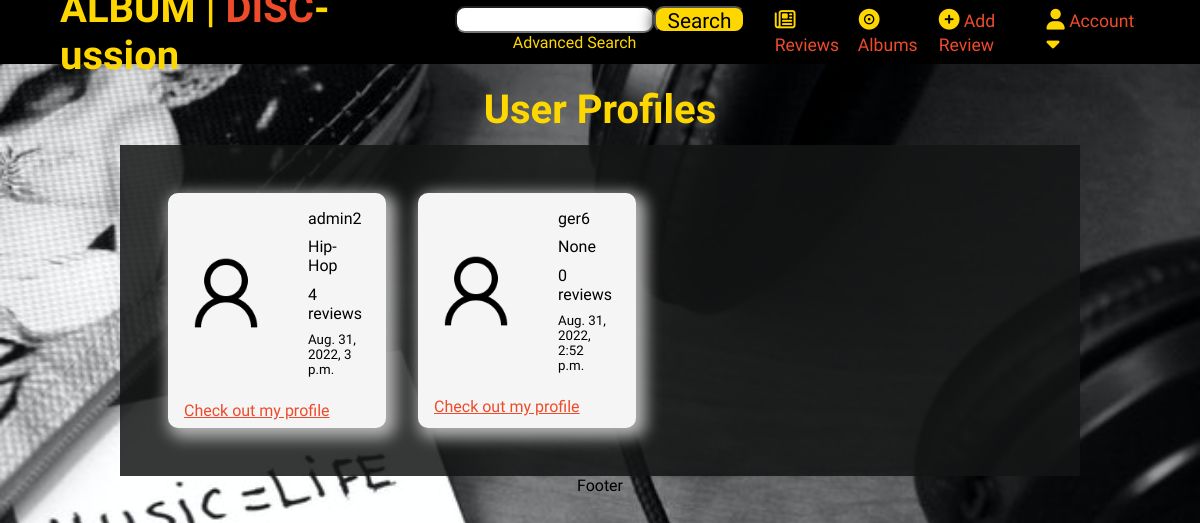
Page /profiles/ on the earlier database version.
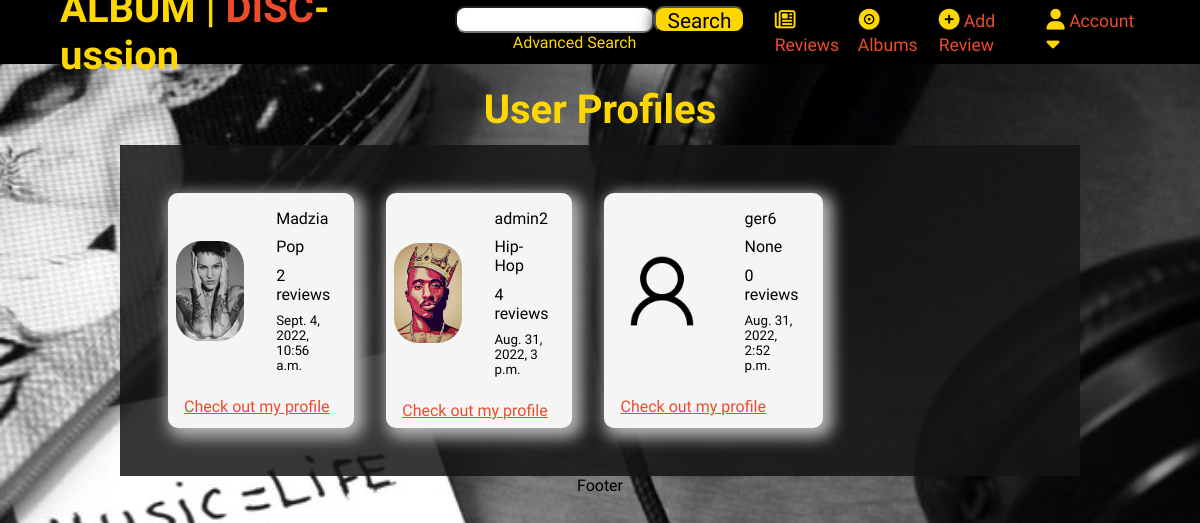
Same page on the later database version.
### profiles/models.py (models this page shows, shortened)
class Profile(models.Model):
    user = models.ForeignKey(User, on_delete=models.CASCADE)
    profile_pic = models.ImageField(upload_to='profile_pics', blank=True)
    first_name = models.CharField(max_length=50, null=True, blank=True)
    last_name = models.CharField(max_length=50, null=True, blank=True)
    favourite_genre = models.ForeignKey(Genre, on_delete=models.CASCADE,
                                        blank=True, null=True)
    created_on = models.DateTimeField(auto_now_add=True)
    edited_on = models.DateTimeField(auto_now=True)
    class Meta:
        ordering = ['-created_on']

### reviews/models.py (models this page shows)
class Genre(models.Model):
    name = models.CharField(max_length=50)
    def __str__(self):
        return self.name

### profiles/views.py (the view)
# urls.py: path('profiles/', include('profiles.urls'))
def profiles(request):
    profiles = Profile.objects.all()
    profile_list = []
    for profile in profiles:
        profile_list.append({
            'profile': profile,
            'no_of_reviews': number_of_reviews(profile.user)
        })
    template = 'profiles.html'
    context = {
        'profile_list': profile_list,
    }
    return render(request, template, context)

### profiles/contexts.py (called while the page is built)
def top_profiles(request):
    profiles = Profile.objects.all()
    profile_list = []
    for profile in profiles:
        profile_list.append({
            'profile': profile,
            'no_of_reviews': number_of_reviews(profile.user)
        })
    top_list = sorted(profile_list, key=lambda d: d['no_of_reviews'],
                      reverse=True)[:5]
    context = {
        'top_profiles': top_list
    }
    return context

### profiles/utils.py (called while the page is built)
def number_of_reviews(user):
    reviews = Review.objects.filter(creator=user)
    return len(reviews)

### reviews/contexts.py (called while the page is built)
def latest_reviews(request):
    reviews = Review.objects.all()
    sorted_reviews = sorted(reviews, key=lambda x: x.date_created_on,
                            reverse=True)[:5]
    context = {
        'latest_reviews': sorted_reviews
    }
    print(sorted_reviews)
    return context

### reviews/models.py (called while the page is built)
    def __str__(self):
        return self.title

    def __str__(self):
        return f'{self.album} reviewed by {self.creator}'

### profiles/templates/profiles.html
{% extends 'base.html' %}
{% load static %}
{% block extracss %}
    <link rel="stylesheet" href="{% static 'css/profiles.css' %}">
{% endblock %}
{% block content %}
<div class="full-span center-container top-margin">
    <h1 class="title top-margin">User Profiles</h1>
</div>
<section class="main-grid top-margin">
    {% for profile in profile_list %}
        <div class="profile-card span-1">
            <div class="card-body">
                <div class="card-img">
                    {% if profile.profile.profile_pic %}
                        <img src="{{ MEDIA_URL }}{{ profile.profile.profile_pic }}" alt="profile image">
                    {% else %}
                        <img src="{{ MEDIA_URL }}user-alt.png" alt="profile image">
                    {% endif %}
                </div>
                <div class="card-text">
                    <p>{{ profile.profile.user }}</p>
                    <p>{{ profile.profile.favourite_genre }}</p>
                    <p>{{ profile.no_of_reviews }} reviews</p>
                    <small>{{ profile.profile.created_on }}</small>
                </div>
            </div>
            <div class="card-footer">
                <a class="link" href='#'>Check out my profile</a>
            </div>
        </div>
    {% endfor %}
</section>
{% endblock %}

### templates/base.html (shortened to what this page needs)
<!doctype html>
{% load static %}
<html lang="en">
<head>
    <link href="{% static 'css/styles.css' %}" rel='stylesheet'>
    {% block extracss %}
    {% endblock %}
</head>
<body>
    <header>
        <nav class="main-nav">
            <a class="home-link" href="{% url 'home' %}">
                <h1 class="title">ALBUM | <span>DISC</span>-ussion</h1>
            </a>
            <form class="search-form" action="{% url 'search' %}">
                <input id="search" name="search">
                <button id="search-btn" class="btn" type="submit">
                    Search
                </button>
                <a class="advanced-search" href="{% url 'advanced_search' %}">Advanced Search</a>
            </form>
            <div class="links">
                <a href="{% url 'review_list' %}">
                    <i class="far fa-newspaper"></i><span class="link-span"> Reviews</span>
                </a>
                <a href="{% url 'album_list' %}">
                    <i class="fas fa-record-vinyl"></i><span class="link-span"> Albums</span>
                </a>
                <a href="{% url 'add_review' %}">
                    <i class="fas fa-plus-circle"></i><span class="link-span"> Add Review</span>
                </a>
                <div id="account">
                    <i class="fas fa-user"></i><span class="link-span"> Account</span><i class="fas fa-caret-down"></i>
                </div>
            </div>
        </nav>
    </header>
    {% block content %}
    {% endblock %}
    <footer>
        <div class="center-container">
            <p>Footer</p>
        </div>
    </footer>
</body>
</html>

### static/css/styles.css (style rules this page uses)
* { margin: 0; box-sizing: border-box; font-family: 'Arapey', serif; }
body { background-image: url('/media/music-background.jpg'); background-size: cover; }
.title { font-family: 'Eczar', serif; color: gold; font-size: 2.5rem; }
.home-link { text-decoration: none; width: 40%; }
.btn { padding-left: .7rem; padding-right: .7rem; border-radius: 10px; color: black; background-color: gold; height: 1.7rem; cursor: pointer; font-size: 1.3rem; box-shadow: 5px 5px 15px 5px #000000; margin: .7rem; }
#search-btn { margin: 0; }
input { height: 1.7rem; border-radius: 10px; }
.hide { display: none !important; }
.center-container { display: flex; flex-direction: column; align-items: center; justify-content: space-between; flex-wrap: wrap; }
.top-margin { margin-top: .7rem; }
.title span { color: #EE4B2B; }
.main-nav { display: flex; justify-content: space-between; background-color: black; height: 4rem; align-items: center; padding: 0 5%; }
.links { width: 40%; display: flex; justify-content: space-evenly; }
.links a { text-decoration: none; color: gold; font-size: 1.3rem; }
.search-form { display: flex; align-items: center; flex-wrap: wrap; justify-content: center; }
.advanced-search { color: gold; width: 50%; margin: 0 0 .4rem 0 !important; text-decoration: none; }
#account { position: relative; text-decoration: none; color: gold; font-size: 1.3rem; }
.link-span { color: #EE4B2B; font-size: 1.1rem; }
.card-footer { padding: .5rem 0 .5rem 1rem; width: 100%; }
.card-text { width: 100%; text-align: start; padding: 1rem; }
.card-body { display: flex; justify-content: flex-start; gap: 1rem; align-items: center; padding: 0 .5rem; }
.fa-record-vinyl:before { content: "\f8d9"; color: gold; box-shadow: 1px 1px 2px 1px black; border: 1px solid black; border-radius: 50%; background-color: black; }

### static/css/profiles.css (style rules this page uses)
.main-grid { display: grid; grid-template-columns: repeat(4, 1fr); gap: 2rem; width: 80%; margin-left: 10%; background-color: rgba(19, 20, 20, 0.85); padding: 3rem; }
.full-span { grid-column: span 5; }
.span-1 { grid-column: span 1; }
.profile-card { background-color: whitesmoke; border-radius: 10px; box-shadow: 5px 5px 15px 5px #b3b3b3; }
.card-img { height: 100px; display: flex; justify-content: center; }
.card-img img { height: 100%; border-radius: 25px; }
.card-body { display: flex; justify-content: flex-start; gap: 1rem; height: auto; }
.card-text { display: flex; flex-direction: column; gap: .6rem; }
.link { color: #EE4B2B; cursor: pointer; }

Differences in the rows shown:
added Profile: profile.profile_pic (picture), profile.user "Madzia", profile.favourite_genre "Pop", no_of_reviews "2", profile.created_on "Sept. 4, 2022, 10:56 a.m."
changed Profile "Aug. 31, 2022, 3 p.m.": profile.profile_pic: picture added
